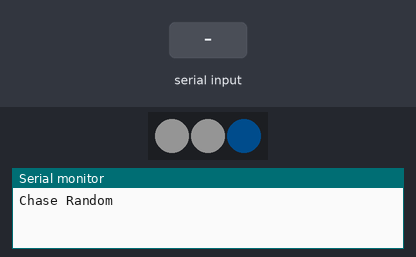
This sketch was run on a simulated Arduino Uno, built with avr-gcc and run on an emulated ATmega328P. On the bench: 3 RGB LEDs in strip order, left to right, the last lines printed to the serial monitor. The test bench sets the inputs (shaded band). Dim RGB values are drawn brighter than linear; EEPROM starts erased.

Above: at 1.2 s.
1.3 s: "v1\n" received over Serial
2.8 s: "x" received over Serial
At 3.25 s:
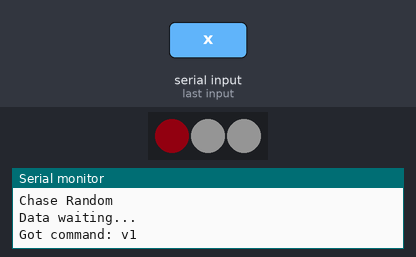
5.8 s: "+" received over Serial
At 5.8 s:
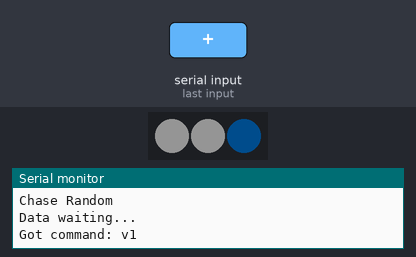
7.3 s: "x90\n" received over Serial
At 8.4 s:
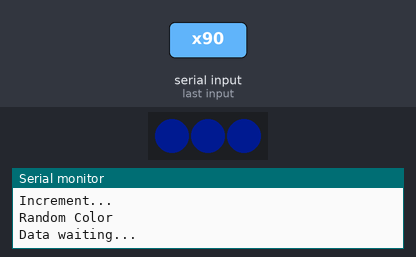
8.8 s: "x,45\n" received over Serial
At 9.3 s:
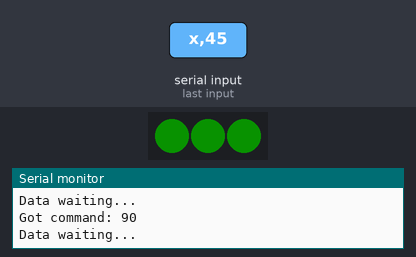
10.3 s: "x" received over Serial
At 10.4 s:
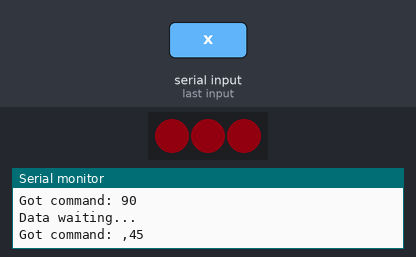
Timing chart, 0 to 17.2 s (numbered marks = the images above; inputs shaded):
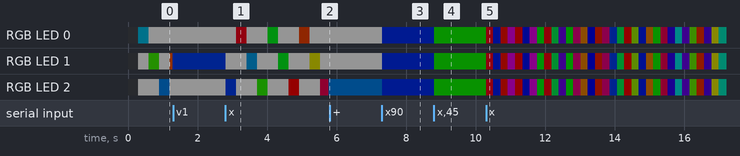

The sketch:

VoltMeterLEDs.ino
```cpp
#include <WS2812FX.h>
#include "memory.h"

#define LED_COUNT 3
#define LED_PIN 11

#define TIMER_MS 100

// Parameter 1 = number of pixels in strip
// Parameter 2 = Arduino pin number (most are valid)
// Parameter 3 = pixel type flags, add together as needed:
//   NEO_KHZ800  800 KHz bitstream (most NeoPixel products w/WS2812 LEDs)
//   NEO_KHZ400  400 KHz (classic 'v1' (not v2) FLORA pixels, WS2811 drivers)
//   NEO_GRB     Pixels are wired for GRB bitstream (most NeoPixel products)
//   NEO_RGB     Pixels are wired for RGB bitstream (v1 FLORA pixels, not v2)
//   NEO_RGBW    Pixels are wired for RGBW bitstream (NeoPixel RGBW products)
WS2812FX ws2812fx = WS2812FX(LED_COUNT, LED_PIN, NEO_GRB + NEO_KHZ800,1,1);

unsigned long last_change = 0;
unsigned long now = 0;
char incomingChar;

uint8_t sequence[7][2] = {
  {FX_MODE_STATIC,0},
  {FX_MODE_BLINK,1000},
  {FX_MODE_BREATH,5000},
  {FX_MODE_COLOR_WIPE_RANDOM,1000},
  {FX_MODE_RANDOM_COLOR,2000},
  {FX_MODE_RAINBOW,5000},
  {FX_MODE_FADE,5000}
};

int seqNum = 0;
uint32_t colorNum = RED;

void setup() {
  readSettings();
  ws2812fx.init();
  ws2812fx.setBrightness(20);
  ws2812fx.setSpeed(5000);
  ws2812fx.setColor(settings.LEDColor);
  seqNum = settings.LEDSequenceNumber;
  ws2812fx.start();
  Serial.begin(57600);
  ws2812fx.setSpeed(sequence[seqNum][1]);
  ws2812fx.setMode(sequence[seqNum][0]);
  Serial.println(ws2812fx.getModeName(ws2812fx.getMode()));
}

void loop() {
  char inString[10];

  now = millis();

  ws2812fx.service();

  if (Serial.available()) {
    Serial.println("Data waiting...");
    bool gotCommand = false;
    char inChar;
    byte j = 0;

    while (!gotCommand) {
      if (Serial.available()) {
        inChar = Serial.read();
        inString[j] = inChar;

        if (inChar == 'x') {
          inString[j] = '\0';
          gotCommand = true;
          Serial.print("Got command: "); Serial.println(inString);
        }
        j += 1;
      }
    }

    if (inString[0] == '+') {
      Serial.println("Increment...");
      seqNum = (seqNum + 1) % 7;
      ws2812fx.setSpeed(sequence[seqNum][1]);
      ws2812fx.setMode(sequence[seqNum][0]);
      Serial.println(ws2812fx.getModeName(ws2812fx.getMode()));
    }
    else if (inString[0] == '-') {
      Serial.println("Deccrement...");
      seqNum = (seqNum - 1 + 7) % 7;
      ws2812fx.setSpeed(sequence[seqNum][1]);
      ws2812fx.setMode(sequence[seqNum][0]);
      Serial.println(ws2812fx.getModeName(ws2812fx.getMode()));
    }
    else if (inString[0] == 'n') {
      seqNum = atoi(&inString[1]);
      Serial.print("Sequence: "); Serial.println(seqNum, DEC);
      ws2812fx.setSpeed(sequence[seqNum][1]);
      ws2812fx.setMode(sequence[seqNum][0]);
      Serial.println(ws2812fx.getModeName(ws2812fx.getMode()));
    }
    else if (inString[0] == 'c') {
      colorNum = atol(&inString[1]);
      Serial.print("Color: "); Serial.println(colorNum);
      ws2812fx.setColor(colorNum);
    }

    setLEDSequenceSetting(ws2812fx.getMode());
    setLEDColorSetting(ws2812fx.getColor());
    writeSettings();
  }

  if(now - last_change > TIMER_MS) {
    //seqNum = ++seqNum % 7;
    //ws2812fx.setMode((ws2812fx.getMode() + 1) % ws2812fx.getModeCount());
    //ws2812fx.setMode(sequence[seqNum]);
    //Serial.println(incomingByte, DEC);
    //ws2812fx.setMode(sequence[incomingByte]);
    //Serial.println(ws2812fx.getModeName(ws2812fx.getMode()));
    last_change = now;
  }
}
```

memory.h
```cpp
#ifndef MEMORY_H
#define MEMORY_H

#include <EEPROM.h>

#define SETTINGS_ADDR 0

struct Settings {
  byte LEDSequenceNumber;
  uint32_t LEDColor;
};

static Settings settings;

void readSettings() {
  EEPROM.get(SETTINGS_ADDR, settings);
  return;
}

void writeSettings() {
  EEPROM.put(SETTINGS_ADDR, settings);
}

void clearSettings() {
  Settings settings = {
    0,
    0x0000FF
  };

  writeSettings();
}

void setLEDSequenceSetting(byte seq) {
  settings.LEDSequenceNumber = seq;
  writeSettings();
}

void setLEDColorSetting(uint32_t color) {
  settings.LEDColor = color;
  writeSettings();
}

#endif
```

Measured:
- after the input at 7.3 s, RGB LED 0, RGB LED 1: RGB(20, 20, 20) → RGB(0, 3, 17) at once; RGB LED 2: RGB(0, 7, 13) → RGB(0, 3, 17) at once
- after the input at 8.8 s, RGB LED 0–2: RGB(0, 3, 17) → RGB(1, 18, 0) at once
- after the input at 10.3 s, RGB LED 0–2: RGB(1, 18, 0) → RGB(18, 0, 2) at once, → RGB(0, 2, 18) 0.21 s later, → RGB(19, 1, 0) 0.21 s later, → RGB(10, 0, 10) 0.21 s later, … (33 changes in this stretch)
